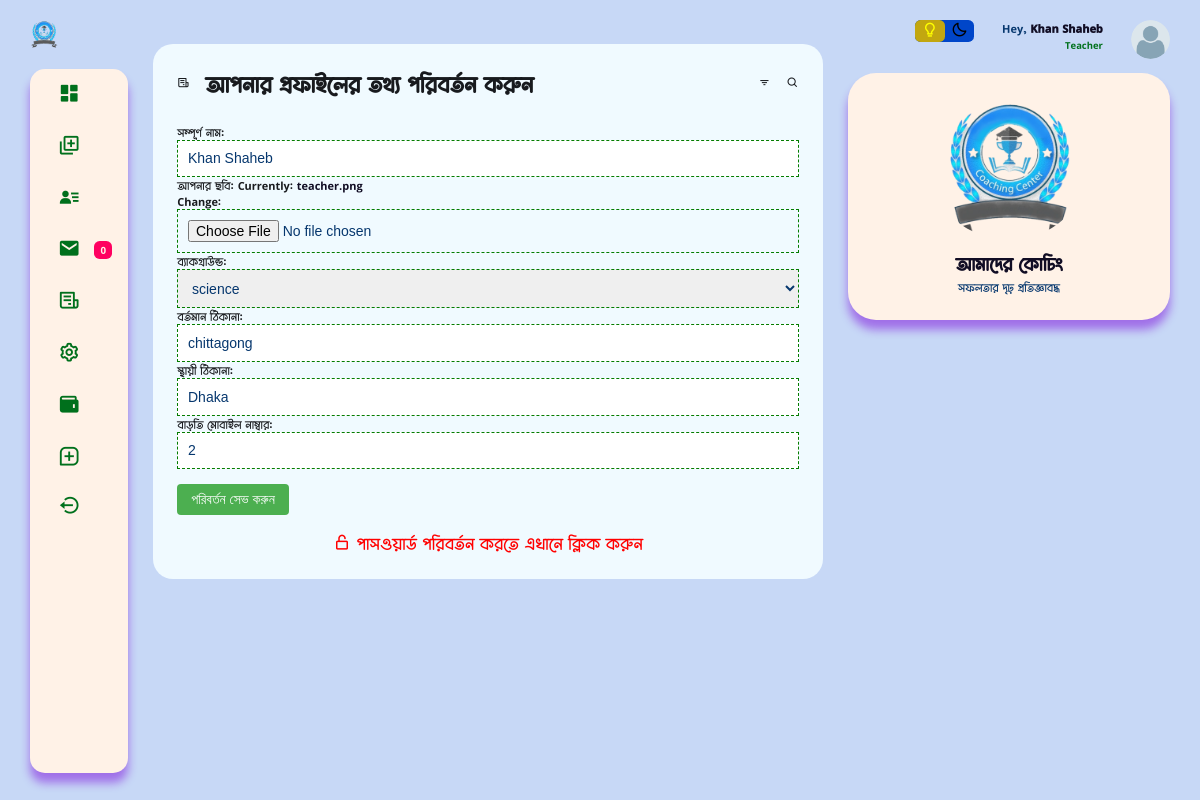
/profile/settings/ (signed in), run on the app's committed database.
### users/models.py (models this page shows, shortened)
class Teacher(models.Model):
    user = models.OneToOneField(CustomUser, on_delete=models.CASCADE)
    basic_step_of_reg = models.BooleanField(default=False)
    t_name = models.CharField(max_length=100)
    profile_pic = models.ImageField(upload_to="teacher", default='teacher.png')
    teacher_background = models.CharField(max_length=20, choices=background_of_teacher)
    t_present_adress = models.CharField( max_length=150, null=True, blank=True)
    t_permnt_adress = models.CharField( max_length=150, null=True, blank=True)
    t_extra_phone = models.CharField( max_length=50, null=True, blank=True)
    t_approval = models.BooleanField(default=False)
    created_at = models.DateTimeField(auto_now_add=True)
    updated_at = models.DateTimeField(auto_now=True)
    class Meta:
        verbose_name_plural = "ইউজার( শিক্ষক-শিক্ষিকা )"

class CustomUser(AbstractUser):
    username = None
    email = models.EmailField("email_address", unique=True, max_length=354)
    phone_number = models.CharField(max_length=15, blank=True, null=True)
    ROLE_CHOICES = [
        ('student', 'Student'),
        ('teacher', 'Teacher'),
        ('guardian', 'Guardian'),
    ]
    role = models.CharField(max_length=10, choices=ROLE_CHOICES)
    USERNAME_FIELD = "email"
    REQUIRED_FIELDS = ['phone_number']
    objects = CustomManager()
    class Meta:
        verbose_name_plural = "ইউজার অ্যাকাউন্ট *VIP* "

### home/views.py (the view, shortened to what this page needs)
# urls.py: path('profile/settings/', edit_profile, name='edit_profile'),
@login_required
def edit_profile(request):
    if request.user.role == 'teacher':
        teacher = request.user.teacher
        if request.method == 'POST':
            form = TeacherProfileForm(request.POST, request.FILES, instance=teacher)
            if form.is_valid():
                form.save()
                messages.success(request, 'Your profile was successfully updated.')
                return redirect('edit_profile')
            else:
                messages.error(request, 'Please correct the errors below.')
        else:
            form = TeacherProfileForm(instance=teacher)
        return render(request, 'teacher/edit_profile.html', {'form': form, 'teacher': teacher})

### home/forms.py
class TeacherProfileForm(forms.ModelForm):
    class Meta:
        model = Teacher
        fields = ['t_name', 'profile_pic', 'teacher_background', 't_present_adress', 't_permnt_adress', 't_extra_phone']
        labels = {
            't_name': 'সম্পূর্ণ নাম',
            'profile_pic': 'আপনার ছবি',
            'teacher_background': 'ব্যাকগ্রাউন্ড',
            't_present_adress': 'বর্তমান ঠিকানা',
            't_permnt_adress': 'স্থায়ী ঠিকানা',
            't_extra_phone': 'বাড়তি মোবাইল নাম্বার',
        }
    def __init__(self, *args, **kwargs):
        super(TeacherProfileForm, self).__init__(*args, **kwargs)
        placeholders = {
            't_name': 'সম্পূর্ণ নাম ',
            'profile_pic': 'আপনার ছবি',
            'teacher_background': 'ব্যাকগ্রাউন্ড ',
            't_present_adress': 'বর্তমান ঠিকানা',
            't_permnt_adress': 'স্থায়ী ঠিকানা  ',
            't_extra_phone': 'বাড়তি মোবাইল নাম্বার',
        }
        for field_name in self.fields:
            self.fields[field_name].widget.attrs['class'] = 'input-field'
            self.fields[field_name].widget.attrs['placeholder'] = placeholders[field_name]

### home/public.py (called while the page is built)
def common_data(request):
    try:
        if request.user.role == "student":
            try:
                unviewed_msg_std = MessageForStudent.objects.filter(message_for = request.user.student, visited = False).count()
            except:
                unviewed_msg_std = 0
            context = {
                'unviewed_msg_std' : unviewed_msg_std,
            }
        elif request.user.role == "teacher":
            try:
                unviewed_msg = MessageForTeacher.objects.filter(message_for = request.user.teacher, visited = False).count()
            except:
                unviewed_msg = 0
            context = {
                'unviewed_msg' : unviewed_msg,
            }
        else:
            context={}
    except:
        context = {}
    return context

### templates/teacher/edit_profile.html (shortened to what this page needs)
{% extends 'teacher/base.html' %}
{% load static %}
{% block content %}
<div class="bottom-data">
  <div class="orders">
      <div class="header">
          <i class='bx bx-receipt'></i>
          <h3>আপনার প্রফাইলের তথ্য পরিবর্তন করুন </h3>
          <i class='bx bx-filter'></i>
          <i class='bx bx-search'></i>
      </div>
  <form method="POST" enctype="multipart/form-data">
    {% for f in form %}
    {{f.label_tag}}
    {{f}}
    {% endfor %}
    <button type="submit" class="edit-button">পরিবর্তন সেভ করুন</button>
  </form>
  <br>
  <div style="display:flex; justify-content:center; padding: 0px auto;">
    <a style="color: red;font-size:18px;" href="{% url 'change_password' %}">
      <i class='bx bx-lock-open-alt'></i> পাসওয়ার্ড পরিবর্তন করতে এখানে ক্লিক করুন
    </a>
  </div>
</div>
</div>
{% endblock content %}

### templates/teacher/base.html (shortened to what this page needs)
<!DOCTYPE html>
{% load static %}
<html lang="en">
<head>
    <link href='https://unpkg.com/boxicons@2.1.4/css/boxicons.min.css' rel='stylesheet'>
    <link rel="stylesheet" href="{% static "css/tdash.css" %}">
</head>
<body>
    <div class="container">
        <aside>
            <div class="toggle">
                <div class="logo">
                    <img src="{% static "image/coaching.png" %}">
                </div>
            </div>
            <div class="sidebar">
               {% url 'teacher_dashb' page='home' as home %}
               {% url 'teacher_dashb' page='add_mark' as add_mark %}
               {% url 'teacher_dashb' page='msg' as msg %}
               {% url 'teacher_dashb' page='apply_leave' as apply_leave %}
               {% url 'teacher_dashb' page='all_setting' as all_setting %}
               {% url 'teacher_dashb' page='hw' as hw %}
               {% url 'teacher_dashb' page='your_student' as your_student %}
               {% url 'teacher_dashb' page='wallet' as wallet %}
               <a {% if request.path == home %}class="active"{% endif %} href="{% url 'teacher_dashb' page='home' %}">
                  <span >
                    <i class='bx bxs-dashboard' ></i>
                  </span>
              </a>
               <a {% if request.path == add_mark %}class="active"{% endif %} href="{% url 'teacher_dashb' page='add_mark' %}">
                   <span >
                    <i class='bx bx-add-to-queue'></i>
                   </span>
               </a>
               <a {% if request.path == your_student %}class="active"{% endif %} href="{% url "teacher_dashb" page='your_student' %}">
                    <span >
                        <i class='bx bxs-user-detail'></i>
                    </span>
                </a>
               <a {% if request.path == msg %}class="active"{% endif %} href="{% url 'teacher_dashb' page='msg' %}">
                   <span >
                    {% if unviewed_msg == 0 %}
                    <i class='bx bxs-envelope' ></i>
                    {% else %}
                    <i class='bx bxs-envelope bx-tada' ></i>
                    {% endif %}
                   </span>
                   <span class="message-count">{{unviewed_msg}}</span>
               </a>
               <a {% if request.path == apply_leave %}class="active"{% endif %} href="{% url 'teacher_dashb' page='apply_leave' %}">
                   <span >
                    <i class='bx bx-receipt'></i>
                   </span>
               </a>
               <a {% if request.path == all_setting %}class="active"{% endif %} href="{% url 'teacher_dashb' page='all_setting' %}">
                   <span >
                       <i class='bx bx-cog bx-spin'  ></i>
                   </span>
               </a>
               <a {% if request.path == wallet %}class="active"{% endif %} href="{% url 'teacher_dashb' page='wallet' %}">
                <span >
                    <i class='bx bxs-wallet'  ></i>
                </span>
               </a>
               <a {% if request.path == hw %}class="active"{% endif %} href="{% url 'teacher_dashb' page='hw' %}">
                   <span >
                    <i class='bx bx-message-square-add'></i>
                   </span>
               </a>
               <a href="{% url "logout" %}">
                   <span >
                    <i class='bx bx-log-out-circle bx-fade-left'  ></i>
                   </span>
               </a>
           </div>
        </aside>
        <main>
            {% block content %}{% endblock content %}
        </main>
        <div class="right-section">
            <div class="nav">
                <div class="dark-mode">
                    <span class="material-icons-sharp active">
                        <i class='bx bx-bulb' style='color:yellow' ></i>
                    </span>
                    <span >
                        <i class='bx bx-moon' style='color:black' ></i>
                    </span>
                </div>
                <div class="profile">
                    <div class="info">
                        <p>Hey, <b>{{request.user.teacher.t_name}}</b></p>
                        <small class="text-muted">Teacher</small>
                    </div>
                    <div class="profile-photo">
                        <img src="{{request.user.teacher.profile_pic.url}}">
                    </div>
                </div>
            </div>
            <div class="user-profile">
                <div class="logo">
                    <img src="{% static "image/coaching.png" %}">
                    <h2>আমাদের কোচিং</h2>
                    <p>সফলতার দৃঢ় প্রতিজ্ঞাবদ্ধ</p>
                </div>
            </div>
        </div>
    </div>
</body>
</html>

### data on the page
Teacher: form "Khan Shaheb" "science" "chittagong" "Dhaka" "2"
CustomUser: user.teacher.t_name "Khan Shaheb", user.teacher.profile_pic (picture)

### other printed values
{{ unviewed_msg }} "0"
{{ f.label_tag }} "সম্পূর্ণ নাম:" "আপনার ছবি:" "ব্যাকগ্রাউন্ড:" "বর্তমান ঠিকানা:" "স্থায়ী ঠিকানা:" "বাড়তি মোবাইল নাম্বার:"
